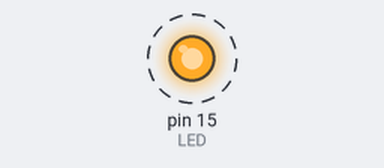
The sketch below on a simulated Arduino Uno, built with avr-gcc and run on an emulated ATmega328P. On the bench: output pins drawn as LEDs (lit = HIGH). Dashed ring = blinking.

Above: at 0.2 s.
Timing chart, 0 to 3.0 s (numbered marks = the images above):
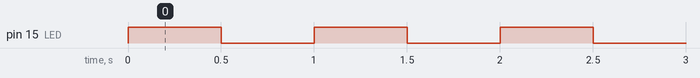

Measured:
- by itself, pin 15 (LED): alternates HIGH for 0.50 s and LOW for 0.50 s

The sketch:

P1A1-Blink.ino
```cpp
#define LED 15 //Define el GPIO15 como "LED"

void setup() {
  pinMode(LED,OUTPUT); //Configura el LED como una salida
}

void loop() {
  digitalWrite(LED,HIGH); //Manda una señal para encender el LED
  delay(500); //Espera medio segundo
  digitalWrite(LED,LOW); //Apaga el LED
  delay(500); //Espera medio segundo
}
```
